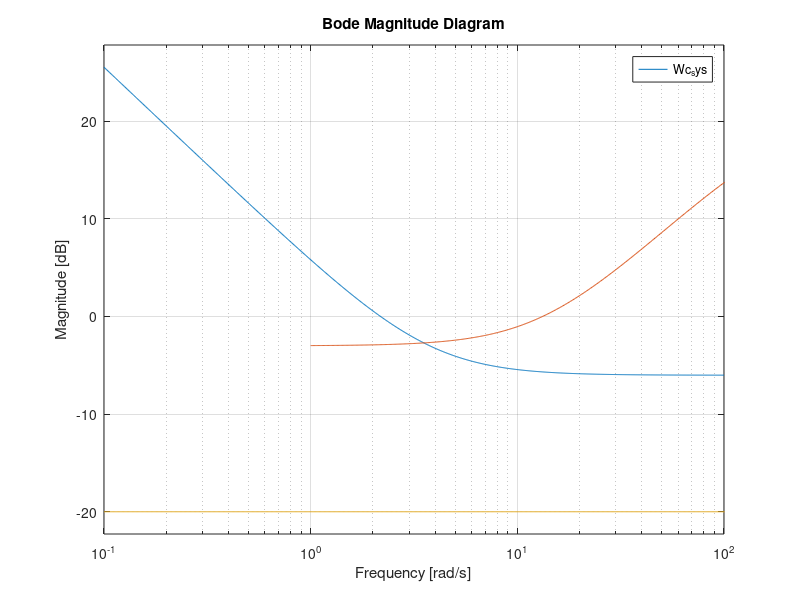

The MATLAB source for this figure: (Note: this script raises an error after producing the figure.)
% ~~~~~~~~~~~~~~~~~~~~~~~~~~~~~~~~~~~~~~~~~~~~~~~~~~~~~~~~~~~~~~~~~~~~~~~~~
% Purpose:
%   This file sets up the pitch matrices 
%   and designs a Hinf SF Accel Cmd Tracking autopilot
%
% Created : 2/8/2017, Kevin A Wise
%
% Modified:
% 2/26/17 added plotting of RSLQR
% 2/4/2020 added noise to control and control rate plotting
% ~~~~~~~~~~~~~~~~~~~~~~~~~~~~~~~~~~~~~~~~~~~~~~~~~~~~~~~~~~~~~~~~~~~~~~~~
%clc
%clear all
close all
%format short e

disp('****************************** Homework_4_HINF Program Start ****************');
plot_file_name = 'Homework_4_HINF_2020.ppt';
save_plots = 0; % Flag to bypass saving plots
w = logspace(-3,4,1000);
t = linspace(0,2.5,1000);
dd=0.:.001:2*pi;
xx1=cos(dd)-1;yy1=sin(dd);
rtd = 180/pi;

g    = 32.174;

m2ft = 3.2808;    % meters to feet conversion
ft2m = 1/3.2808;  % feet to meters conversion

% Public release airframe parameters
%*************************************************************************
% Plant Model
%*************************************************************************
% State Names 
%  ----------- 
%  AZ fps2         
%  q rps           
%  Dele rad        
%  Dele dot rps    
 
%  Input Names
%  -----------
%  Dele cmd deg    
% Plant.Ap = [ -0.576007     -3255.07            4.88557       9.25796;
%           -0.0410072       -0.488642       -2.03681       0      ;
%                  0                0               0             1      ;
%                  0                0           -8882.64       -133.266  ];
% Plant.Bp = [      0  ;  0   ;     0   ;  8882.64];
% Plant.Cp = [1 0 0 0];
% Plant.Dp = 0.*Plant.Cp*Plant.Bp;
% pstatnam = {'Az fps2' 'q rps' 'dele rad' 'deledot rps'};
% poutnam  = {'Az fps2'};
% pinnam   = {'delecmd rad'};
% plant=ss(Plant.Ap,Plant.Bp,Plant.Cp,Plant.Dp,'statename',pstatnam,'inputname',pinnam,'outputname',poutnam);

%**************************************************************************
% Aircraft Model Data
%**************************************************************************
% Model (taken from example 5.2, the aircraft pitch axis plant data)
% Aero constants used in the aircraft model:
Za_V = -1.3046;
Ma   = 47.711; % Positve Ma = unstable aircraft
Zd_V = -.2142;
Md   = -104.83;
V    = 886.78; % (fps)
Za   = V*Za_V;
Zd   = V*Zd_V;
w_act = 2.*pi*11; % actuator natural frequency rps
z_act = 0.707;    % actuator damping

grav = 32.174; % (fps2)

%**************************************************************************
% Plant model for analysis with actuator 
%**************************************************************************
% States are AOA (rad),  pitch rate (rps), dele (rad), deledot (rps)
disp('Plant Model')
disp('xpdot = Ap*xp + Bp*u')
disp('    y = Cp*xp + Dp*u')
disp('   xp = AOA (rad), pitch rate q (rps), dele (rad), deledot (rps)')
disp('    u =  delec (rad)')
disp('    y =  Az (fps2), AOA (rad), pitch rate q (rps), dele (rad), deledot (rps)')

disp(' ')

Plant.Ap = [Za_V  1.      Zd_V          0.; 
      Ma    0.       Md           0.;
      0.    0.       0.           1.;
      0.    0. -w_act*w_act -2*z_act*w_act];

% Input is dele (rad)
Plant.Bp = [0.; 0.; 0.; w_act*w_act ];

% Outputs are Az (fps2), AOA (rad), pitch rate (rps), dele (rad), deledot (rps)
Plant.Cp = [  Za   0.  Zd  0. ];
Plant.Dp = 0.*Plant.Cp*Plant.Bp;

% ~~~~~~~~~~~~~~~~~~~~~~~~~~~~~~~~~~~~~~~~~~~~~~~~~~~~~~~~~~~~~~~~~
% ~~~~~~~~~~~~~~~~~~~~  Hinf Optimal Control  ~~~~~~~~~~~~~~~~~~~~~
% ~~~~~~~~~~~~~~~~~~~~~~~~~~~~~~~~~~~~~~~~~~~~~~~~~~~~~~~~~~~~~~~~~

%% Target Loop Gain Cross-Over Frequency
% This parameter set the target bandwidth

wlgcf = .6; %Hz
disp(' ')
disp(['Target lgcf = ' num2str(wlgcf) ' Hz'])
disp(' ')

%% Sensitivity Ws

Ws.Tau = 1/(2*pi*wlgcf);
Ws.K = 0.5/Ws.Tau;
%Ws.K = 0.8/Ws.Tau;
Ws.num = Ws.K * [Ws.Tau, 1];
Ws.den = [1, 0];
[Ws.A,Ws.B,Ws.C,Ws.D] = tf2ss(Ws.num,Ws.den);

Ws.sys = ss(Ws.A,Ws.B,Ws.C,Ws.D);
disp(' ')
disp('WS SS Model ')
disp('[ A B ]')
disp('[ C D ]')
WS = [ Ws.A Ws.B; ...
       Ws.C Ws.D ]

figure(1)
bodemag(Ws.sys)
grid on
hold on

%% Complementary Sensitivity Wt

Wt.TauN = 1/(3.5*2*pi*wlgcf);
Wt.TauD = 0.005;
Wt.K = 0.707;
Wt.num = Wt.K * [Wt.TauN, 1];
Wt.den = [Wt.TauD, 1];
[Wt.A,Wt.B,Wt.C,Wt.D] = tf2ss(Wt.num,Wt.den);

Wt.sys = ss(Wt.A,Wt.B,Wt.C,Wt.D);
disp(' ')
disp('WT SS Model ')
disp('[ A B ]')
disp('[ C D ]')
WT = [ Wt.A Wt.B; ...
       Wt.C Wt.D ]

bodemag(Wt.sys)
grid on
hold on

%% Control Activity

Wc = 0.1;
Cc = [0, 0, 0, 1];
Wc_sys = ss(0,0,0,Wc);
disp(' ')
disp('WT SS Model ')
disp('[ A B ]')
disp('[ C D ]')
WC = [ 0 0; ...
       0 Wc ]

bodemag(Wc_sys)
xlim([0.1,100])
if(save_plots == 1) saveppt2(plot_file_name); end   
hold off

%% Hinf State-Feedback Matrix Setup (with E,21 and D1,31 fixes)

HinfSF.A = [     Plant.Ap, zeros(4,1), zeros(4,1);...
            Ws.B*Plant.Cp,       Ws.A,          0;...
            Wt.B*Plant.Cp,          0,       Wt.A]

HinfSF.B = [     Plant.Bp;...
            Ws.B*Plant.Dp;...
            Wt.B*Plant.Dp]

HinfSF.E = [zeros(4,1);...
                 -Ws.B;...
                     0]

HinfSF.C = [ Ws.D*Plant.Cp, Ws.C,    0;...
             Wt.D*Plant.Cp,    0, Wt.C;...
            Wc*Cc*Plant.Ap,    0,    0]
            
HinfSF.D1 = [ Ws.D*Plant.Dp;...
              Wt.D*Plant.Dp;...
             Wc*Cc*Plant.Bp]

HinfSF.D2 = [-Ws.D;...
                 0;...
                 0]

HinfSF.B_hat = [HinfSF.B, HinfSF.E];

HinfSF.D_hat = [HinfSF.D1, HinfSF.D2];

HinfSF.Q = HinfSF.C'*HinfSF.C;
HinfSF.S = [HinfSF.C'*HinfSF.D1 HinfSF.C'*HinfSF.D2];

%% Gamma Search Algorithm

gamma_max = 20;
gamma_min = 1;
gamma = gamma_max;
to_test = 1;

while(abs(gamma_max - gamma_min)>1e-10)
    if to_test == 1
        gamma_max = gamma;
    else
        gamma_min = gamma;
    end
    gamma = (gamma_max + gamma_min)/2;   
    disp(['gamma_max = ',num2str(gamma_max,  '%12.10g'),'  gamma = ',num2str(gamma,  '%12.10g'),...
          '  gamma_min = ',num2str(gamma_min,  '%12.10g')])
    
    HinfSF.R = [HinfSF.D1'*HinfSF.D1 HinfSF.D1'*HinfSF.D2;...
                HinfSF.D2'*HinfSF.D1 HinfSF.D2'*HinfSF.D2 - gamma^2];
    
    [P,CL_eig,K] = care(HinfSF.A,HinfSF.B_hat,HinfSF.Q,HinfSF.R,HinfSF.S);
    
    pos_test = 1;
    ev = eig(P);
    for i = 1:6
        if ev(i) < 0
            pos_test = 0;
        end
    end

    HinfSF.Kxopt = -[1 0]*HinfSF.R^-1*(HinfSF.B_hat'*P + HinfSF.S');
    HinfSF.Aref = HinfSF.A + HinfSF.B*HinfSF.Kxopt;
    
    eig_test = 1;
    ev_cl = eig(HinfSF.Aref);
    for i = 1:6
        if ev_cl(i) >= 0
            eig_test = 0;
        end
    end
    to_test = pos_test*eig_test;    
end

disp(' ')
disp('1 ********************')

HinfSF.Kxref = HinfSF.Kxopt;
disp(['Gamma optimal = ',num2str(gamma,  '%12.10g')])
disp(['K optimal = [ ' num2str(HinfSF.Kxopt) ' ]'])
Niter = 0;

EE=HinfSF.A'*P+P*HinfSF.A - (P*HinfSF.B_hat+HinfSF.S)*inv(HinfSF.R)*(HinfSF.B_hat'*P+HinfSF.S')+HinfSF.Q;
disp(['Norm EE opt = ',num2str(norm(EE))]);

%%%%%%%%%%%%%%%%%%%%%%%%%%%%%
%%%%%%%%%%%%%%%%%%%%%%%%%%%%%
%%%%%%%%%%%%%%%%%%%%%%%%%%%%%
%
% Set gamm to a value slighly larger than the optimal to get smaller gains
gamma = 1.001
    HinfSF.R = [HinfSF.D1'*HinfSF.D1 HinfSF.D1'*HinfSF.D2;...
                HinfSF.D2'*HinfSF.D1 HinfSF.D2'*HinfSF.D2 - gamma^2];
    [P,CL_eig,K] = care(HinfSF.A,HinfSF.B_hat,HinfSF.Q,HinfSF.R,HinfSF.S);
    HinfSF.Kxref = -[1 0]*HinfSF.R^-1*(HinfSF.B_hat'*P + HinfSF.S');
    HinfSF.Aref = HinfSF.A + HinfSF.B*HinfSF.Kxref;

format short
disp(' ')
disp('Hinf Matrices')
disp('[ A B E]')
HH = [ HinfSF.A HinfSF.B HinfSF.E ]
disp('[ C D1 D2 ]')
HH = [ HinfSF.C HinfSF.D1 HinfSF.D2  ]
disp('[ B_hat ]')
HH = HinfSF.B_hat
disp('[ D_hat ]')
HH = HinfSF.D_hat
disp('[ Q ]')
HH = HinfSF.Q
disp('[ S ]')
HH = HinfSF.S
disp('[ R ]')
HH = HinfSF.R
format short e

disp(['Gamma = ',num2str(gamma, '%12.10g')])
disp(['K ref = ',num2str(HinfSF.Kxref)])
EE=HinfSF.A'*P+P*HinfSF.A - (P*HinfSF.B_hat+HinfSF.S)*inv(HinfSF.R)*(HinfSF.B_hat'*P+HinfSF.S')+HinfSF.Q;
disp(['Norm EE opt = ',num2str(norm(EE))]);
disp(' ')
disp('2 ********************')


%% Closed-Loop System
%*******************************************************
% General Form 
%*******************************************************  
%Close the loop to test the model
% Plant form  xdot = Apx + Bpu; 
%                      y = Cpx +Dpu

  Ap = Plant.Ap;
  Bp = Plant.Bp;
  Cp = [  Za   0.  Zd  0. ;
          eye(4)];
  Dp = 0*Cp*Bp;

disp(' ')
disp('Plant  Model ')
disp('[ Ap Bp ]')
disp('[ Cp Dp ]')
HH = [ Ap Bp; ...
       Cp Dp ]
  
  
  
% plant size
[nCp,nAp] = size(Cp);
[~,nBp]   = size(Bp);

% Controller xcdot = Acxc + Bc1y + Bc2r
%                      u = Ccxc + Dc1y + Dc2r

Ac = [ Ws.A       0.;
           0.    Wt.A];
Bc1 = [ Ws.B*[1 0 0 0 0]
      Wt.B*[1 0 0 0 0]];
Bc2 = [-Ws.B
             0.];
Cc   = [ HinfSF.Kxref(:,5:6) ];
Dc1 = [ 0. HinfSF.Kxref(:,1:4)];
Dc2 = [ 0. ];
  
disp(' ')
disp('Controller  Model ')
disp('[ Ac Bc1 Bc1 ]')
HH = [ Ac Bc1 Bc2] 
disp('[ Cc Dc1 Dc2 ]')
HH = [Cc Dc1 Dc2]

  
    
%   w=logspace(-1,4,500);
  rtd=180/pi;

  
% Form the closed loop system
     Z = inv(eye(size(Dc1*Dp))-Dc1*Dp);
     Acl = [     (Ap+Bp*Z*Dc1*Cp)              (Bp*Z*Cc);
         (Bc1*(Cp+Dp*Z*Dc1*Cp))  (Ac+Bc1*Dp*Z*Cc)];
     Bcl = [       Bp*Z*Dc2;
         (Bc2+Bc1*Dp*Z*Dc2)];
     Ccl = [(Cp+Dp*Z*Dc1*Cp) (Dp*Z*Cc)];
     Dcl =(Dp*Z*Dc2);
     sys_cl = ss(Acl,Bcl,Ccl,Dcl);

     y = step(sys_cl,t);
     az = y(:,1); %  acceleration (fps2)
     aze = abs(ones(size(az))-az);  % error for az
     taur = 0.; taus= 0.; % rise time and settling time
     fv = aze(numel(aze)); % final value of the error
     e_n = aze - fv*ones(size(aze)) - 0.36*ones(size(aze));
     e_n1 = abs(e_n) + e_n;
     taur = crosst(e_n1,t); % rise time 
     e_n = aze - fv*ones(size(aze)) - 0.05*ones(size(aze));
     e_n1 = abs(e_n) + e_n;
     taus = crosst(e_n1,t); % settling time

disp('Closed Loop Eigenvalues')
damp(Acl)
[V,D] = eig(Acl);
disp('Closed Loop Eigenvectors')
V
disp('Closed Loop Eigenvalues')
diag(D)


% SS model of loop gain at the plant input Lu
     A_Lu = [ Ap 0.*Bp*Cc;  Bc1*Cp Ac];
     B_Lu = [ Bp; Bc1*Dp];
     C_Lu = -[ Dc1*Cp Cc];%change sign for loop gain
     D_Lu = -[ Dc1*Dp];
     sys_Lu = ss(A_Lu,B_Lu,C_Lu,D_Lu);
%SS model of loop gain Ly at the plant output
     Aout = [ Ap Bp*Cc;  0.*Bc1*Cp Ac];
     Bout = [ Bp*Dc1; Bc1];
     Cout = -[ Cp Dp*Cc];%change sign for loop gain
     Dout = -[ Dp*Dc1];
     sys_Ly = ss(Aout,Bout,Cout,Dout);
% Analysis at plant inut
     magdb = 20*log10(abs(squeeze(freqresp(sys_Lu,w))));
     wc = crosst(magdb,w); % LGCF, assumes Lu is a scalar
     sr = sigma(sys_Lu,w,3);
     sru_min = min(abs(sr));
     rd = sigma(sys_Lu,w,2);
     rdu_min = min(abs(rd));
     Lu = squeeze(freqresp(sys_Lu,w));
% Analysis at plant output
     T  = freqresp(sys_cl,w); % Complementary Sensitivity
     S = 1 - T; % Sensitivity
     T_Az = 20*log10(abs(squeeze(T(1,1,:))));
     S_Az = 20*log10(abs(squeeze(S(1,1,:))));
     Tmax = max(T_Az); % Inf Norm of T in dB
     Smax = max(S_Az); % Inf Norm of S in dB
     Ws_magdb = 20*log10(abs(squeeze(1/freqresp(Ws.sys,w)))) ;
     Wt_magdb = 20*log10(abs(squeeze(1/freqresp(Wt.sys,w)))) ;
     
%**************************************************************************
% This next set of code computes SISO margins at output with 
     for i=1:numel(w),
         s = sqrt(-1)*w(i);
         Lout = Cout*inv(s*eye(size(Aout))-Aout)*Bout+Dout;
         % This loops computes SISO freq response at plant output one loop open,
         % rest closed
         for jj = 1:nCp,
             Fyjj = eye(nCp);
             Fyjj(jj,jj) = 0.;
             Tyjj = inv(eye(nCp) + Lout*Fyjj)*Lout;
             Tyj(jj,i) = Tyjj(jj,jj);
         end
     end
     for jj=1:nCp,
         v_min(jj) = min(min(abs(1.+Tyj(jj,:))));
     end

%
figure
margin(sys_Lu);grid
if(save_plots == 1) saveppt2(plot_file_name); end
%[Gm,Pm,Wcg,Wcp] = margin(SYS) 
[Gm,Pm,Wcg,Wcp] = margin(sys_Lu);


 disp(' ')
disp('Homework 4 Hinf SF')
    %Compute singluar value margins
     neg_gm =  min([ (1/(1+rdu_min)) (1-sru_min)]); % in dB
     pos_gm =  max([ (1/(1-rdu_min)) (1+sru_min)]); % in dB
     neg_gmdB = 20*log10( neg_gm ); % in dB
     pos_gmdB = 20*log10( pos_gm ); % in dB
     pm = 180*(max([2*asin(rdu_min/2) 2*asin(sru_min/2)]))/pi;% in deg

     disp('Singular value margins')
     disp(['Min Singular value I+Lu =    ' num2str(rdu_min)])
     disp(['Min Singular value I+invLu = ' num2str(sru_min)])
     disp(['Singular value gain margins = [' ...
           num2str(neg_gmdB) ' dB,' num2str(pos_gmdB) ' dB ]' ])
     disp(['Singular value phase margins = [ +/-' ...
           num2str(pm)  ' deg ]' ])
       
       
     y = step(sys_cl,t);
     az = y(:,1); %  acceleration (fps2)
     aze = abs(ones(size(az))-az);  % error for az
     taur = 0.; taus= 0.; % rise time and settling time
     fv = aze(numel(aze)); % final value of the error
     e_n = aze - fv*ones(size(aze)) - 0.36*ones(size(aze));
     e_n1 = abs(e_n) + e_n;
     taur = crosst(e_n1,t); % rise time 
     e_n = aze - fv*ones(size(aze)) - 0.05*ones(size(aze));
     e_n1 = abs(e_n) + e_n;
     taus = crosst(e_n1,t); % settling time
     azmin = abs(min(az))*100; % undershoot
     azmax = (abs(max(az))-1)*100; % overshoot
     dmax = max(abs(y(:,3)))*rtd*grav; % compute in per g commanded
     ddmax = max(abs(y(:,4)))*rtd*grav;
     metric=[gamma rdu_min sru_min wc taur taus azmin azmax dmax ddmax Tmax Smax v_min Wcp];
     
      % Compute the noise-to-control TF
 Bv = [       Bp*Z*Dc1;
     (Bc1+Bc1*Dp*Z*Dc1)];
 Cv  = [ Z*Dc1*Cp Z*Cc];
 Cvv = [ Cv ; Cv*Acl ];
 Dv = Z*Dc1;
 Dvv = [ Dv; Cv*Bv];
 sys_noise = ss(Acl,Bv,Cvv,Dvv);
 v_2_u  = freqresp(sys_noise,w); % Noise to control freq response
 dele_Az    = 20*log10(abs(squeeze(v_2_u(1,1,:))));
 dele_q     = 20*log10(abs(squeeze(v_2_u(1,3,:))));
 deledot_Az = 20*log10(abs(squeeze(v_2_u(2,1,:))));
 deledot_q  = 20*log10(abs(squeeze(v_2_u(2,3,:))));


 HINF.y      = y;
 HINF.t      = t;
 HINF.az     = y(:,1); %  acceleration (fps2)
 HINF.taur   = taur;
 HINF.taus   = taus;
 HINF.Lu     = Lu;
 HINF.rd     = rd;
 HINF.rdu_min   = rdu_min;
 HINF.sr     = sr;
 HINF.sru_min   = sru_min;
 HINF.S      = S;
 HINF.T      = T;
 HINF.dele_Az  = dele_Az;
 HINF.dele_q   = dele_q;
 HINF.deledot_Az  = deledot_Az;
 HINF.deledot_q   = deledot_q;
 HINF.rdu_min   = rdu_min;
 HINF.metric = metric;

%{
   
% Scale the linear response by 32.174 for "one gee"
% Plot the time histories
figure('Name','Acceleration Time History')
plot(t,az,'b',Hmk3_RSLQR.t, Hmk3_RSLQR.y(:,1),'k','LineWidth',2);grid
legend(['Hinf 63% Tr = ' num2str(taur) ' 95% Ts = ' num2str(taus)],...
       ['Hmk3 63% Tr = ' num2str(Hmk3_RSLQR.metric(4)) ' 95% Ts = ' num2str(Hmk3_RSLQR.metric(5))],...
       'Location','Best');
xlabel('Time (sec)');
ylabel('Az (fps2)');
if(save_plots == 1) saveppt2(plot_file_name); end

%{
figure('Name','Pitch Rate Time History')
plot(t,y(:,3)*rtd,'b',Hmk3_RSLQR.t, Hmk3_RSLQR.y(:,3)*rtd,'k','LineWidth',2);grid
legend('Hinf SF ', ...
       'Hmk3 ',...
       'Location','Best');
xlabel('Time (sec)');
ylabel('Pitch Rate (dps)');
if(save_plots == 1) saveppt2(plot_file_name); end

figure('Name','Elevon Time History')
plot(t,y(:,4)*rtd,'b',Hmk3_RSLQR.t, Hmk3_RSLQR.y(:,4)*rtd,'k','LineWidth',2);grid
legend('Hinf SF ', ...
       'Hmk3 ',...
       'Location','Best');
xlabel('Time (sec)');
ylabel('Elevon (deg)');
if(save_plots == 1) saveppt2(plot_file_name); end

figure('Name','Elevon Rate Time History')
plot(t,y(:,5)*rtd,'b',Hmk3_RSLQR.t, Hmk3_RSLQR.y(:,5)*rtd,'k','LineWidth',2);grid
legend('Hinf SF ', ...
       'Hmk3 ',...
       'Location','Best');
xlabel('Time (sec)');
ylabel('Elevon Rate(dps)');
if(save_plots == 1) saveppt2(plot_file_name); end

%}

ngm = -1/neg_gm;
pgm = -1/pos_gm;
figure('Name','Nyquist Plot'),
plot(xx1,yy1,'k:',real(squeeze(Lu)),imag(squeeze(Lu)),'k',...
    [ngm -1.],[0. 0.],'r',[-1 pgm],[0. 0.],'c','LineWidth',2);grid
axis([-3 3 -3 3]);
xlabel('Re(Lu)')
ylabel('Im(Lu)')
legend('Unit Circle at -1,j0','Lu','Neg SV Margin','Pos SV Margin');
if(save_plots == 1) saveppt2(plot_file_name); end

figure('Name','Nyquist Plot at Plant Input'),
plot(xx1,yy1,'r',real(squeeze(Lu)),imag(squeeze(Lu)),'b',...
real(Hmk3_RSLQR.Lu),imag(Hmk3_RSLQR.Lu),'k','LineWidth',2);grid
axis([-2 2 -2 2]);
legend('Unit Circle','Hinf-SF','Hmk3 RSLQR','Location','Best');
xlabel('Re(L)')
ylabel('Im(L)')
title('Nyquist Plot at Plant Input')
if(save_plots == 1) saveppt2(plot_file_name); end

figure('Name','Bode Magnitude at Plant Input'),
semilogx(w,20*log10(abs(squeeze(Lu))),'b',...
    w,20*log10(abs(Hmk3_RSLQR.Lu)),'k','LineWidth',2);grid
legend([ 'Hinf-SF LGCF = '     num2str(HINF.metric(4)) ],...
       [ 'Hmk3 RSLQR LGCF = '  num2str(Hmk3_RSLQR.metric(3)) ],...
       'Location','Best');
xlabel('Frequency (rps)')
ylabel('Mag')
title('Bode at Input')
if(save_plots == 1) saveppt2(plot_file_name); end

figure('Name','Return Difference at Plant Input'),
semilogx(w,20*log10(abs(rd)),'b',w,20*log10(abs(Hmk3_RSLQR.rd)),'k','LineWidth',2);grid
legend([' Hinf min(I+Lu) = ' num2str(rdu_min)],...
       ['Hmk3 RSLQR I+Lu min = ' num2str(Hmk3_RSLQR.metric(1)) ],...
       'Location','Best');
xlabel('Frequency (rps)')
ylabel('Mag dB')
title('Return Difference at Plant Input')
if(save_plots == 1) saveppt2(plot_file_name); end

figure('Name','Stability Robustness at Plant Input'),
semilogx(w,20*log10(abs(sr)),'b',w,20*log10(abs(Hmk3_RSLQR.sr)),'k', 'LineWidth',2);grid
legend([' Hinf min(I+Lu) = ' num2str(sru_min)],...
       ['Hmk3 RSLQR I+Lu min = ' num2str(Hmk3_RSLQR.metric(2)) ],...
       'Location','Best');
xlabel('Frequency (rps)')
ylabel('Mag dB')
title('Stability Robustness at Plant Input')
if(save_plots == 1) saveppt2(plot_file_name); end

%{
figure('Name','Comp Sens T');
semilogx(w,HINF.T,'b',w ,Hmk3_RSLQR.T,'k');grid
legend(['||T||inf = ' num2str(Tmax) ' (dB)'],...
        'invWt',...
        ['Hmk3 RSLQR Tmax = ' num2str(Hmk3_RSLQR.metric(11)) ],...
        'Location','Best');
title('Comp Sens T');
xlabel('Freq (rps)');ylabel('Mag (dB)');
if(save_plots == 1) saveppt2(plot_file_name); end  
%}

figure('Name','Comp Sensitivity T=Y/R')
T_az_max = max(abs(squeeze(HINF.T(1,1,:))));
semilogx(w,20*log10(abs(squeeze(HINF.T(1,1,:)))),'LineWidth',2);grid
tex1 = ['T-Az inf norm = ' num2str(T_az_max)];
hold on
T_az_max_RSLQR = max(abs(squeeze(Hmk3_RSLQR.T(1,1,:))));
semilogx(w,20*log10(abs(squeeze(Hmk3_RSLQR.T(1,1,:)))),'LineWidth',2);grid
tex2 = ['T-Az norm RSLQR= ' num2str(T_az_max_RSLQR)];
legend(tex1, tex2, 'Location','Best');
xlabel('Frequency (rps)')
ylabel('Co-Sens Mag (dB)')
hold off

%{
figure('Name','Sens S');
semilogx(w,S_Az,'b',w,Ws_magdb,'g',w,Hmk3_RSLQR.S,'k');grid
legend(['||S||inf = ' num2str(Smax) ' (dB)'],...
        'invWs',...
        ['Hmk3 RSLQR Smax = ' num2str(Hmk3_RSLQR.metric(12)) ],...
        'Location','Best');
title('Sens S');
xlabel('Freq (rps)');ylabel('Mag (dB)');
if(save_plots == 1) saveppt2(plot_file_name); end   
%}


figure('Name',' Sensitivity S=E/R')
S_az_max = max(abs(squeeze(HINF.S(1,1,:))));
semilogx(w,20*log10(abs(squeeze(HINF.S(1,1,:)))),'LineWidth',2);grid
tex1 = ['S-Az inf norm = ' num2str(S_az_max)];
hold on
S_az_max_RSLQR = max(abs(squeeze(Hmk3_RSLQR.S(1,1,:))));
semilogx(w,20*log10(abs(squeeze(Hmk3_RSLQR.S(1,1,:)))),'LineWidth',2);grid
tex2 = ['S-Az norm RSLQR= ' num2str(S_az_max_RSLQR)];
legend(tex1, tex2, 'Location','Best');
xlabel('Frequency (rps)')
ylabel('Co-Sens Mag (dB)')
hold off


% Compute SV Margins for Each Controller
rdu_min = Hmk3_RSLQR.metric(2);
sru_min = Hmk3_RSLQR.metric(3);
disp(' ')
disp('Homework 3 RSLQR')
     %Compute singluar value margins
     neg_gm =  min([ (1/(1+rdu_min)) (1-sru_min)]); % in dB
     pos_gm =  max([ (1/(1-rdu_min)) (1+sru_min)]); % in dB
     neg_gmdB = 20*log10( neg_gm ); % in dB
     pos_gmdB = 20*log10( pos_gm ); % in dB
     pm = 180*(max([2*asin(rdu_min/2) 2*asin(sru_min/2)]))/pi;% in deg
     disp('Singular value margins')
     disp(['Min Singular value I+Lu =    ' num2str(rdu_min)])
     disp(['Min Singular value I+invLu = ' num2str(sru_min)])
     disp(['Singular value gain margins = [' ...
         num2str(neg_gmdB) ' dB,' num2str(pos_gmdB) ' dB ]' ])
     disp(['Singular value phase margins = [ +/-' ...
         num2str(pm)  ' deg ]' ])

%{

figure('Name','Noise-2-Control');
semilogx(w,dele_Az,'k',w,dele_q,'b',...
         w,Hmk3_RSLQR.dele_Az,'k--',w,Hmk3_RSLQR.dele_q,'b--',...
         'LineWidth',2);
legend('Az Hinf','q Hinf',...
       'Az RSlqr','q RSlqr',...
       'Location','Best');
title(['Noise to Control ']);
xlabel('Freq (rps)');ylabel('Mag (dB)');
grid;
if(save_plots == 1) saveppt2(plot_file_name); end   

figure('Name','Noise-2-Control Rate');
semilogx(w,deledot_Az,'k',w,deledot_q,'b',...
         w,Hmk3_RSLQR.deledot_Az,'k--',w,Hmk3_RSLQR.deledot_q,'b--',...
         'LineWidth',2);
legend('Az Hinf','q Hinf',...
       'Az RSlqr','q RSlqr',...
       'Location','Best');
title(['Noise to Control Rate']);
xlabel('Freq (rps)');ylabel('Mag (dB)');
grid;
if(save_plots == 1) saveppt2(plot_file_name); end   
%}
     
return     

%}